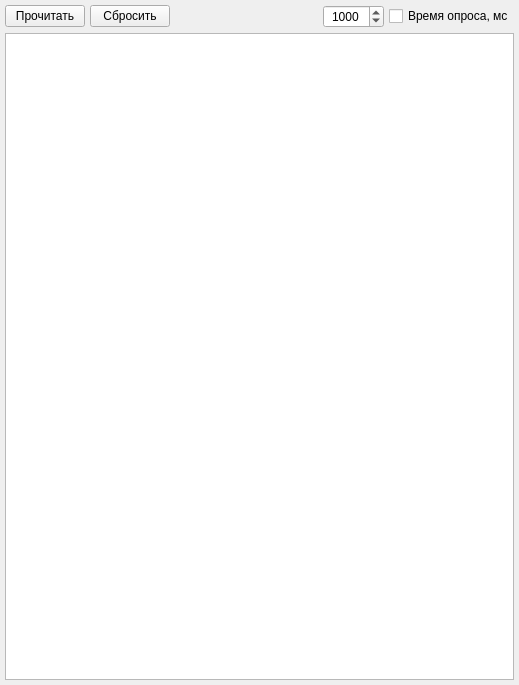
<?xml version="1.0" encoding="UTF-8"?>
<ui version="4.0">
 <class>COutputAll</class>
 <widget class="QWidget" name="COutputAll">
  <property name="geometry">
   <rect>
    <x>0</x>
    <y>0</y>
    <width>519</width>
    <height>685</height>
   </rect>
  </property>
  <property name="windowTitle">
   <string>Все выходы</string>
  </property>
  <layout class="QVBoxLayout" name="verticalLayout">
   <property name="spacing">
    <number>5</number>
   </property>
   <property name="leftMargin">
    <number>5</number>
   </property>
   <property name="topMargin">
    <number>5</number>
   </property>
   <property name="rightMargin">
    <number>5</number>
   </property>
   <property name="bottomMargin">
    <number>5</number>
   </property>
   <item>
    <layout class="QHBoxLayout" name="horizontalLayout">
     <item>
      <widget class="QPushButton" name="pushButtonRead">
       <property name="text">
        <string>Прочитать</string>
       </property>
      </widget>
     </item>
     <item>
      <widget class="QPushButton" name="pushButtonReset">
       <property name="text">
        <string>Сбросить</string>
       </property>
      </widget>
     </item>
     <item>
      <spacer name="horizontalSpacer">
       <property name="orientation">
        <enum>Qt::Horizontal</enum>
       </property>
       <property name="sizeHint" stdset="0">
        <size>
         <width>40</width>
         <height>20</height>
        </size>
       </property>
      </spacer>
     </item>
     <item>
      <widget class="QSpinBox" name="spinBoxUpdateData">
       <property name="alignment">
        <set>Qt::AlignCenter</set>
       </property>
       <property name="minimum">
        <number>100</number>
       </property>
       <property name="maximum">
        <number>10000</number>
       </property>
       <property name="singleStep">
        <number>100</number>
       </property>
       <property name="value">
        <number>1000</number>
       </property>
      </widget>
     </item>
     <item>
      <widget class="QCheckBox" name="checkBoxUpdateData">
       <property name="text">
        <string>Время опроса, мс</string>
       </property>
      </widget>
     </item>
    </layout>
   </item>
   <item>
    <widget class="QListWidget" name="listWidgetOutput"/>
   </item>
  </layout>
 </widget>
 <resources/>
 <connections/>
</ui>
